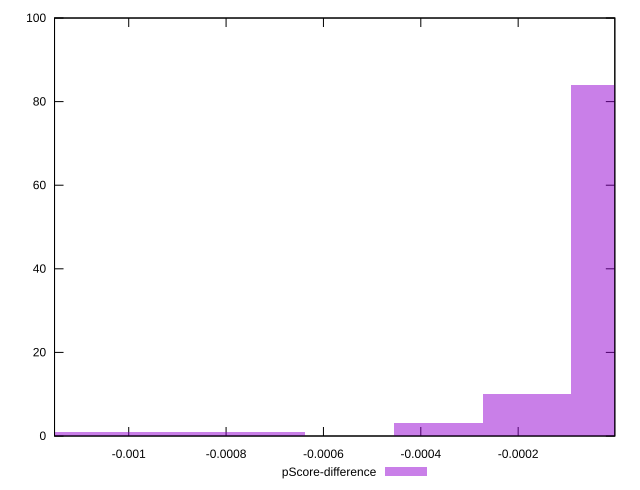

This figure's gnuplot source:
reset

$pScoreDifference <<EOF
0 84
-0.0009103857689806066 1
-0.0010924629227767278 1
-0.00018207715379612132 10
-0.00036415430759224263 3
-0.0007283086151844853 1
EOF

set key outside below
set boxwidth 0.00018207715379612132
set xrange [-0.0011524163161220624:-0.0000014285274294589811]
set yrange [0:100]
set trange [0:100]
set style fill transparent solid 0.5 noborder
set terminal svg size 640, 490 enhanced background rgb 'white'
set output "report_00017_2021-02-10T15-08-03.406Z/bootup-time/samples/pages+cached+noadtech+nomedia/pScore-difference/histogram.svg"

plot $pScoreDifference title "pScore-difference" with boxes

reset
